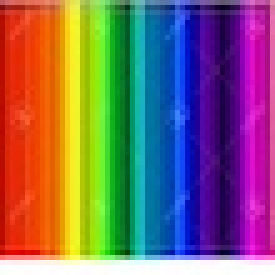
#> input picture colors.jpg, 55 x 55 px (shown 5 times larger)
$ jupyter execute coordinates.ipynb   (older library calls are emulated)
#> lines starting #> are read from the running program, lines starting #| are printed output that depends on the picture
[cell 1]
from os import environ
import numpy as np
import scipy as sp
import skimage.io as ski
from PIL import Image
import matplotlib.pyplot as plt

def main():

    input_file = environ.get('input', 'colors.jpg')


    #args = sys.argv[1:]
    #print(args)
    ## Offsetting the sysargs by 3 because there is tmp garbage
    ## loaded in, if running from command line with specified
    ## input files, this will grab it
    #if len(args) > 2:
    #    input_file=args[1]


    output_file = 'polar_' + input_file.split('.')[0] + '.txt'

    print(input_file)
    print(output_file)

    resize_image(input_file, 'input_resized.jpg', size=(60, 60))
    image = Image.open('input_resized.jpg')
    image = image.convert('RGB')
    data = np.array(image)
    plot_polar_image(data)

    polar_grid, r_i, theta_i = reproject_image_into_polar(data, origin=None)
    reshaped_data = reshape_polar_matrix_y(polar_grid, r_i, theta_i)
    write_to_file(reshaped_data, output_file)
    parse_data(output_file)
    # file_path = 'polar_image_data.txt'
    # r, theta, colors = parse_data(file_path)
    # plot_polar(r, theta, colors)
    #
def resize_image(input_path, output_path, size=(60, 60)):
    # Open an image file
#> called with input_path = 'colors.jpg', output_path = 'input_resized.jpg', size = (60, 60)
    with Image.open(input_path) as img:
        # Resize the image
#> img is the input picture: PIL image 55x55 RGB; mean R, G, B 128.4, 101.7, 103.6
        img = img.resize(size)  # ANTIALIAS is a high-quality downsampling filter
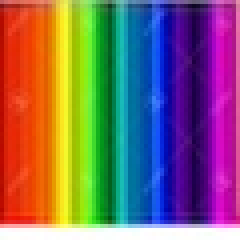
#> img: PIL image 60x60 RGB (shown 4 times larger); mean R, G, B 128.5, 101.7, 103.7
#> in main, `image = Image.open('input_resized.jpg')`:
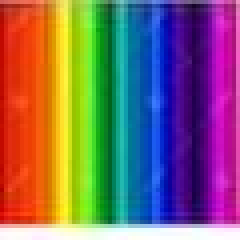
#> image: PIL image 60x60 RGB (shown 4 times larger); mean R, G, B 128.6, 101.9, 103.9

        # Save the resized image
        img.save(output_path)

# Example usage
# resize_image('path_to_your_original_image.jpg', 'path_to_resized_image.jpg')
def plot_directional_intensity(data, origin=None):
    """Makes a cicular histogram showing average intensity binned by direction
    from "origin" for each band in "data" (a 3D numpy array). "origin" defaults
    to the center of the image."""


def reproject_image_into_polar(data, origin=None):
    """Reprojects a 3D numpy array ("data") into a polar coordinate system.
    "origin" is a tuple of (x0, y0) and defaults to the center of the image."""
    ny, nx = data.shape[:2]
#> ny = 60; nx = 60
    if origin is None:
        origin = (nx//2, ny//2)
#> origin = (30, 30)

    # Determine that the min and max r and theta coords will be...
    x, y = index_coords(data, origin=origin)
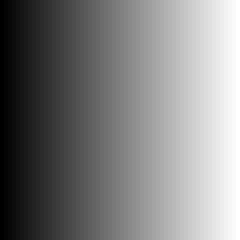
#> x: shape (60, 60) int64 (shown 4 times larger); min -30, max 29, mean -0.5; drawn with min black and max white
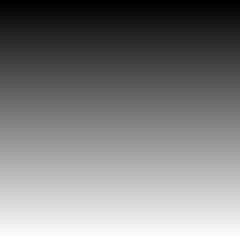
#> y: shape (60, 60) int64 (shown 4 times larger); min -30, max 29, mean -0.5; drawn with min black and max white
    r, theta = cart2polar(x, y)

    # Make a regular (in polar space) grid based on the min and max r & theta
    r_i = np.linspace(r.min(), r.max(), nx)
    theta_i = np.linspace(theta.min(), theta.max(), ny)
    theta_grid, r_grid = np.meshgrid(theta_i, r_i)

    # Project the r and theta grid back into pixel coordinates
    xi, yi = polar2cart(r_grid, theta_grid)
    xi += origin[0] # We need to shift the origin back to
    yi += origin[1] # back to the lower-left corner...
    xi, yi = xi.flatten(), yi.flatten()
    coords = np.vstack((xi, yi)) # (map_coordinates requires a 2xn array)

    # Reproject each band individually and the restack
    # (uses less memory than reprojection the 3-dimensional array in one step)
    bands = []
    for band in data.T:
        zi = sp.ndimage.map_coordinates(band, coords, order=1)
        bands.append(zi.reshape((nx, ny)))
    output = np.dstack(bands)
    return output, r_i, theta_i


def plot_polar_image(data, origin=None):
    """Plots an image reprojected into polar coordinages with the origin
    at "origin" (a tuple of (x0, y0), defaults to the center of the image)"""
    polar_grid, r, theta = reproject_image_into_polar(data, origin)
    plt.figure()
    plt.imshow(polar_grid, extent=(theta.min(), theta.max(), r.max(), r.min()))
    plt.axis('auto')
    plt.ylim(plt.ylim()[::-1])
    plt.xlabel('Theta Coordinate (radians)')
    plt.ylabel('R Coordinate (pixels)')
    plt.title('Image in Polar Coordinates')
    plt.show()

def index_coords(data, origin=None):
    """Creates x & y coords for the indicies in a numpy array "data".
    "origin" defaults to the center of the image. Specify origin=(0,0)
    to set the origin to the lower left corner of the image."""
    ny, nx = data.shape[:2]
    if origin is None:
        origin_x, origin_y = nx // 2, ny // 2
    else:
        origin_x, origin_y = origin
    x, y = np.meshgrid(np.arange(nx), np.arange(ny))
    x -= origin_x
    y -= origin_y
    return x, y

def cart2polar(x, y):
    r = np.sqrt(x**2 + y**2)
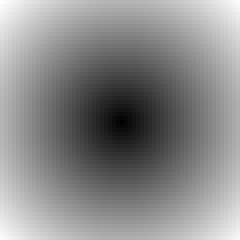
#> r: shape (60, 60) float64 (shown 4 times larger); min 0, max 42.43, mean 23; drawn with min black and max white
    theta = np.arctan2(y, x)
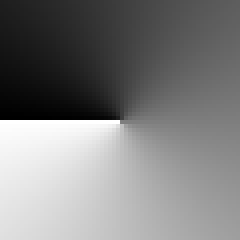
#> theta: shape (60, 60) float64 (shown 4 times larger); min -3.11, max 3.14, mean -0.000218; drawn with min black and max white
    return r, theta

def polar2cart(r, theta):
    x = r * np.cos(theta)
#> the loop in reproject_image_into_polar, `for band in data.T:` made 3 passes
#> after the loop in reproject_image_into_polar, `for band in data.T:`: bands = 3 items
#> in reproject_image_into_polar, `output = np.dstack(bands)`:
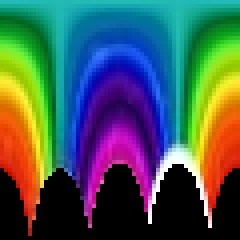
#> output: shape (60, 60, 3) (shown 4 times larger); mean of channels 0, 1, 2 69.7, 89.4, 84.1; drawn as R, G, B
#> in plot_polar_image, `polar_grid, r, theta = reproject_image_into_polar(data, origin)`: r = 60 values from 0 to 42.43; theta = 60 values from -3.11 to 3.14
#> the loop in reproject_image_into_polar (call 2), `for band in data.T:` made 3 passes
#> in main, `polar_grid, r_i, theta_i = reproject_image_into_polar(data, origin=None)`: r_i = 60 values from 0 to 42.43; theta_i = 60 values from -3.11 to 3.14
    y = r * np.sin(theta)
    return x, y

def reshape_polar_matrix_x(polar_grid, r_i, theta_i):
    # Flatten the polar_grid to iterate over each pixel
    height, width, _ = polar_grid.shape
    reshaped_data = []

    for i in range(height):
        for j in range(width):
            # Calculate the specific r and theta for the current pixel
            r = r_i[i]
            theta = theta_i[j]
            color = polar_grid[i, j, :].astype(int)  # Assuming RGB colors
            reshaped_data.append(((r, theta), tuple(color)))

    return reshaped_data
def reshape_polar_matrix_y(polar_grid, r_i, theta_i):
    # Flatten the polar_grid to iterate over each pixel
    height, width, _ = polar_grid.shape
#> height = 60; width = 60
    reshaped_data = []

    for j in range(width):
        for i in range(height):
            # Calculate the specific r and theta for the current pixel
            r = r_i[i]
            theta = theta_i[j]
            color = polar_grid[i, j, :].astype(int)  # Assuming RGB colors
            reshaped_data.append(((r, theta), tuple(color)))
#> after the loop, reshaped_data = 3600 items

    return reshaped_data

def rgb_to_hex(color):
    """Convert an RGB color to hexadecimal format."""
    return '#{:02x}{:02x}{:02x}'.format(*color)

def write_to_file(reshaped_data, filename="polar_image_data.txt"):
#> called with filename = 'polar_colors.txt'
    print(filename)
    with open(filename, 'w') as file:
        for item in reshaped_data:
            position, color = item
            hex_color = rgb_to_hex(color)  # Convert RGB to Hex
            file.write(f"Position (r, theta): {position}, Color: {hex_color}\n")
#> this loop made 3600 passes
#> (position, color, hex_color) on passes 1 to 3: ((0, -3.11), (35, 186, 181), '#23bab5'), ((0.719, -3.11), (21, 170, 146), '#15aa92'), ((1.44, -3.11), (9, 149, 108), '#09956c')

def parse_data(file_path):
#> called with file_path = 'polar_colors.txt'
    r = []
    theta = []
    colors = []
    with open(file_path, 'r') as file:
        for line in file:
            if "Position" in line:
                parts = line.split(',')
                # print(parts)

                print(parts)

                # r.append(r_value)
                # theta.append(theta_value)
                # colors.append(color)
    return r, theta, colors


####export data to file in a format that could be read by C code
main()
